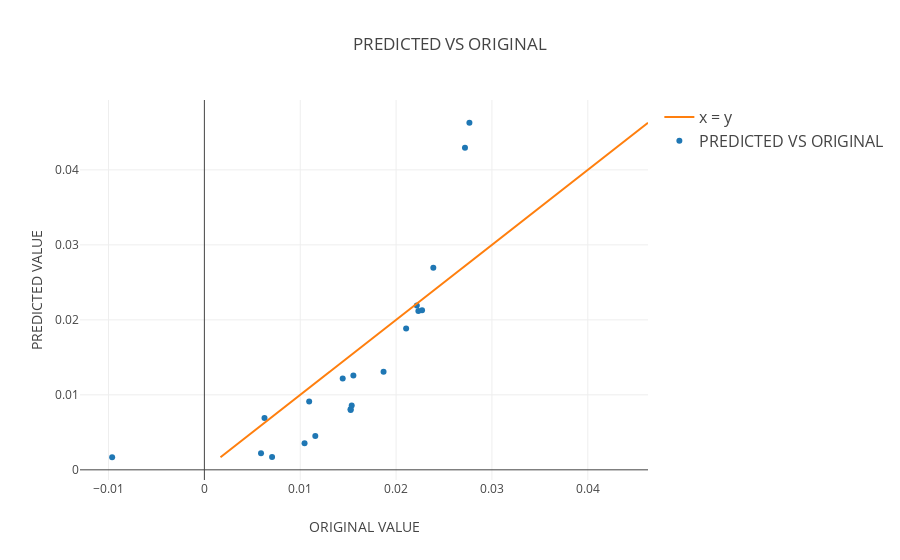

Here is the notebook cell this chart was saved with:
### Markdown cell above
#### Predicted vs actual age ####

### Code cell
trace1 = go.Scatter(
    x = Predict_improved,
    y = Y_test.Age,
    mode = 'markers',
    name = 'PREDICTED VS ORIGINAL',
    line = dict(shape = 'linear')
)
trace2 = go.Scatter(
    x = Y_test.Age,
    y = Y_test.Age,
    mode = 'lines',
    name = 'x = y',
    line = dict(shape = 'linear')
)
data = [trace1, trace2]
layout = dict(
    title = 'PREDICTED VS ORIGINAL',
    yaxis = dict(
        title = 'PREDICTED VALUE'
    ),
    xaxis = dict(
        title = 'ORIGINAL VALUE'
    ),
    legend = dict(
        traceorder = 'reversed',
        font = dict(size = 16)
    )
)
fig = dict(data = data, layout = layout)
plot.iplot(fig, filename = 'SCATTER PLOT FOR OLS')

### Figure 1 — Plotly figure (JSON) as saved in the notebook; plotly's stock layout.template omitted (floating-point values rounded to 4 significant figures)
{"data": [{"line": {"shape": "linear"}, "mode": "markers", "name": "PREDICTED VS ORIGINAL", "type": "scatter", "x": [0.01869, 0.01093, 0.01525, 0.01554, 0.00591, 0.01527, 0.02232, 0.01537, 0.007063, 0.02271, 0.02105, 0.006271, 0.02216, 0.01045, -0.009622, 0.02765, 0.01443, 0.01157, 0.02719, 0.02388], "y": [0.01307, 0.009127, 0.00807, 0.01259, 0.00222, 0.007965, 0.02118, 0.008592, 0.0017, 0.02129, 0.01884, 0.006906, 0.0219, 0.003535, 0.001679, 0.04628, 0.01217, 0.004501, 0.04296, 0.02696]}, {"line": {"shape": "linear"}, "mode": "lines", "name": "x = y", "type": "scatter", "x": [0.01307, 0.009127, 0.00807, 0.01259, 0.00222, 0.007965, 0.02118, 0.008592, 0.0017, 0.02129, 0.01884, 0.006906, 0.0219, 0.003535, 0.001679, 0.04628, 0.01217, 0.004501, 0.04296, 0.02696], "y": [0.01307, 0.009127, 0.00807, 0.01259, 0.00222, 0.007965, 0.02118, 0.008592, 0.0017, 0.02129, 0.01884, 0.006906, 0.0219, 0.003535, 0.001679, 0.04628, 0.01217, 0.004501, 0.04296, 0.02696]}], "layout": {"legend": {"font": {"size": 16}, "traceorder": "reversed"}, "title": "PREDICTED VS ORIGINAL", "xaxis": {"title": "ORIGINAL VALUE"}, "yaxis": {"title": "PREDICTED VALUE"}}}
